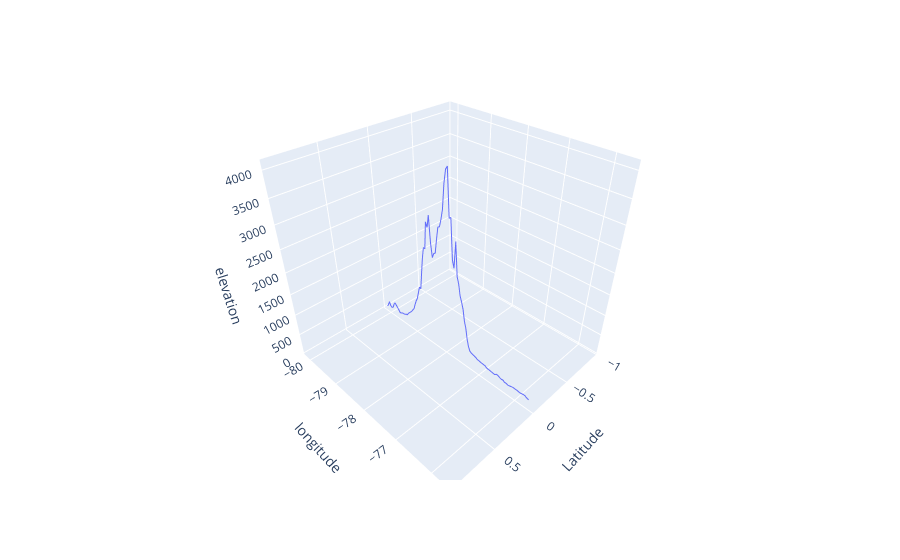

Notebook code cell kept with this figure:
### Code cell
fig = px.line_3d(df, x="Latitude", y="longitude", z="elevation")
fig.show()

### Figure 1 — Plotly figure (JSON) as saved in the notebook; plotly's stock layout.template omitted (floating-point values rounded to 4 significant figures)
{"data": [{"hovertemplate": "Latitude=%{x}<br>longitude=%{y}<br>elevation=%{z}<extra></extra>", "legendgroup": "", "line": {"color": "#636efa", "dash": "solid"}, "marker": {"symbol": "circle"}, "mode": "lines", "name": "", "scene": "scene", "showlegend": false, "type": "scatter3d", "x": [0, 0, 0, 0, 0, 0, 0, 0, 0, 0, 0, 0, 0, 0, 0, 0, 0, 0, 0, 0, 0, 0, 0, 0, 0, 0, 0, 0, 0, 0, 0, 0, 0, 0, 0, 0, 0, 0, 0, 0, 0, 0, 0, 0, 0, 0, 0, 0, 0, 0, 0, 0, 0, 0, 0, 0, 0, 0, 0, 0, 0, 0, 0, 0, 0, 0, 0, 0, 0, 0, 0, 0, 0, 0, 0, 0, 0, 0, 0, 0, 0, 0, 0, 0, 0, 0, 0, 0, 0, 0, 0, 0, 0, 0, 0, 0, 0, 0, 0, 0], "y": [-80.12, -80.08, -80.03, -79.98, -79.94, -79.9, -79.85, -79.81, -79.76, -79.72, -79.67, -79.62, -79.58, -79.54, -79.49, -79.45, -79.4, -79.36, -79.31, -79.27, -79.22, -79.18, -79.13, -79.09, -79.04, -79.0, -78.95, -78.91, -78.86, -78.81, -78.77, -78.73, -78.68, -78.64, -78.59, -78.55, -78.5, -78.45, -78.41, -78.37, -78.32, -78.28, -78.23, -78.19, -78.14, -78.09, -78.05, -78.01, -77.96, -77.92, -77.87, -77.83, -77.78, -77.73, -77.69, -77.65, -77.6, -77.56, -77.51, -77.47, -77.42, -77.38, -77.33, -77.29, -77.24, -77.2, -77.15, -77.11, -77.06, -77.02, -76.97, -76.93, -76.88, -76.84, -76.79, -76.75, -76.7, -76.66, -76.61, -76.56, -76.52, -76.48, -76.43, -76.39, -76.34, -76.3, -76.25, -76.2, -76.16, -76.12, -76.07, -76.03, -75.98, -75.94, -75.89, -75.84, -75.8, -75.76, -75.71, -75.67], "z": [85.5, 160.5, 254.5, 161, 140, 168, 276, 336, 292, 250, 201.5, 152, 167, 191, 194, 200, 229, 234, 297.5, 343.5, 383, 431.5, 494, 552, 692, 803, 889, 1059, 1222, 1201, 1600.0, 1965, 2230.0, 2226.0, 2815, 2714.0, 2983, 2425, 2120.0, 2228.0, 2256.0, 2568, 2839, 2860, 3022, 3234.0, 3730.0, 3990, 4054.0, 3128.0, 3156.0, 2317, 2156, 2736, 2012, 1872, 1620.0, 1498.0, 1351, 1087, 936.5, 689.5, 522, 426, 401, 386, 380, 364, 341, 337, 329, 324, 321, 318, 286, 285, 281, 274, 269, 265, 302, 297, 275, 262, 268, 242, 243, 227, 238, 250, 260, 257, 258, 252, 246, 254, 264, 259, 232, 226]}], "layout": {"legend": {"tracegroupgap": 0}, "margin": {"t": 60}, "scene": {"domain": {"x": [0, 1], "y": [0, 1]}, "xaxis": {"title": {"text": "Latitude"}}, "yaxis": {"title": {"text": "longitude"}}, "zaxis": {"title": {"text": "elevation"}}}}}
